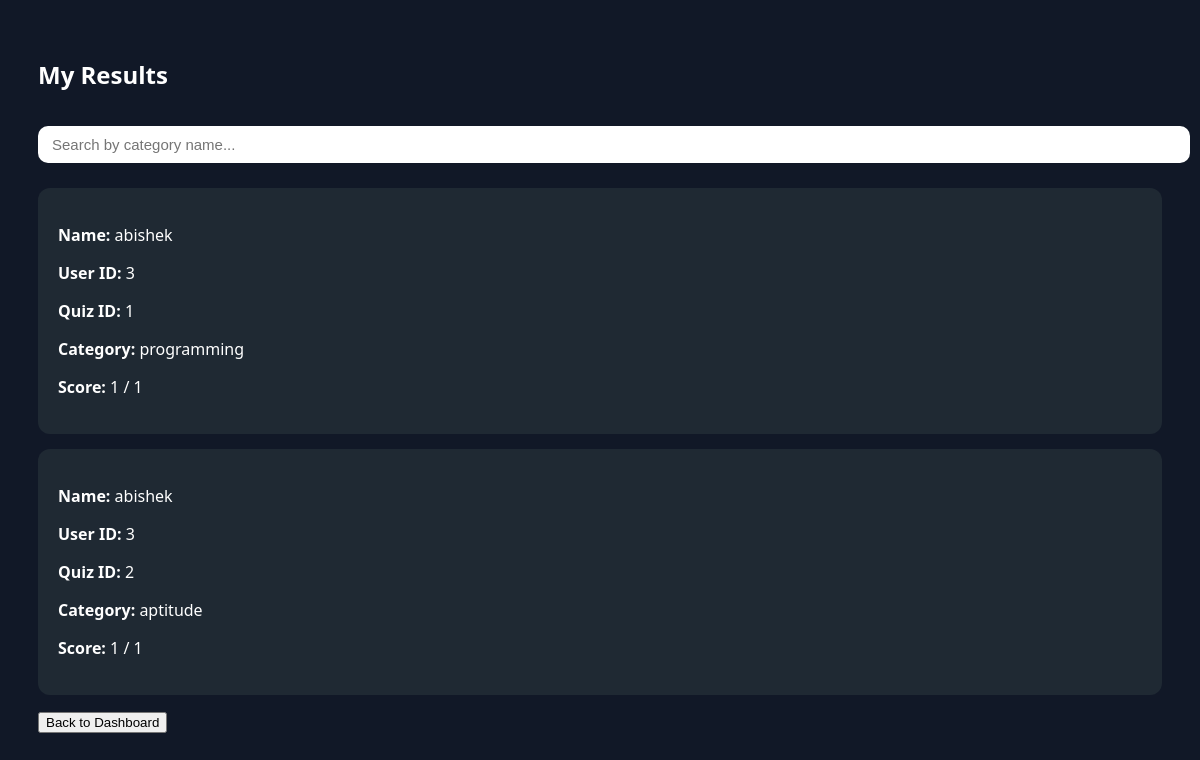
The page /my-results (signed in) on the database its author committed.
### controller/models.py (models this page shows)
class Results(db.Model):
    __tablename__ = 'results'
    result_id = db.Column(db.Integer, primary_key=True)
    student_id = db.Column(db.Integer, db.ForeignKey('student.student_id'), nullable=False)
    quiz_id = db.Column(db.Integer, db.ForeignKey('quizzes.quiz_id'), nullable=False)
    score = db.Column(db.Integer, nullable=False)
    total_questions = db.Column(db.Integer, nullable=False)

class User(db.Model):
    __tablename__ = 'user'
    user_id = db.Column(db.Integer, primary_key=True, autoincrement=True)
    username = db.Column(db.String(80), unique=True, nullable=False)
    email = db.Column(db.String(120), unique=True, nullable=False)
    password_hash = db.Column(db.String(128), nullable=False)
    profile_pic = db.Column(db.String(255), default='default.png')   # ✅ ADD THIS
    roles = db.relationship('Role', secondary = 'user_role', backref = db.backref('users', lazy = True, uselist = False))
    student_details = db.relationship('Student', backref = 'user', lazy = True, uselist = False)
    staff_details = db.relationship('Staff', backref = 'user', lazy = True, uselist = False)

class Quizzes(db.Model):
    __tablename__ = 'quizzes'
    quiz_id = db.Column(db.Integer, primary_key=True, autoincrement=True)
    category_id = db.Column(db.Integer, db.ForeignKey('category.category_id'), nullable=False)
    total_questions = db.Column(db.Integer)
    time_limit = db.Column(db.Integer)
    staff_id = db.Column(db.Integer, db.ForeignKey('staff.staff_id'), nullable=False)
    staff = db.relationship('Staff', backref='quizzes')

class Categories(db.Model):
    __tablename__ = 'category'
    category_id = db.Column(db.Integer, primary_key=True, autoincrement=True)
    category_name = db.Column(db.String(50), nullable=False, unique=True)

### main.py (the view)
@app.route('/my-results')
def my_results():
    if 'user_id' not in session or session.get('role') != 'student':
        return redirect(url_for('login'))
    user_id = session['user_id']
    student = Student.query.filter_by(user_id=user_id).first()
    results = db.session.query(
        Results, Quizzes, User, Categories
    ).join(
        Quizzes, Results.quiz_id == Quizzes.quiz_id
    ).join(
        User, User.user_id == student.user_id
    ).join(
        Categories, Categories.category_id == Quizzes.category_id
    ).filter(
        Results.student_id == student.student_id
    ).all()
    return render_template(
        'my_results.html',
        results=results
    )

### templates/my_results.html (shortened to what this page needs)
<!DOCTYPE html>
<html>
<head>
</head>
<body>
<h2>My Results</h2>
<input type="text" id="search" class="search-box"
       placeholder="Search by category name...">
{% if results %}
    {% for r, q, u, c in results %}
    <div class="card result-card" data-category="{{ c.category_name|lower }}">
        <p><b>Name:</b> {{ u.username }}</p>
        <p><b>User ID:</b> {{ u.user_id }}</p>
        <p><b>Quiz ID:</b> {{ q.quiz_id }}</p>
        <p><b>Category:</b> {{ c.category_name }}</p>
        <p><b>Score:</b> {{ r.score }} / {{ r.total_questions }}</p>
    </div>
    {% endfor %}
{% else %}
    <p>No results found.</p>
{% endif %}
<button onclick="location.href='/student-dashboard'">
    Back to Dashboard
</button>
</body>
</html>

### templates/my_results.html (style rules this page uses)
body { background:#111827; color:white; font-family:Segoe UI, Arial; padding:30px; }
.card { background:#1f2933; padding:20px; border-radius:12px; margin-bottom:15px; }
.search-box { width:100%; padding:10px 14px; border-radius:10px; border:none; outline:none; margin:15px 0 25px 0; font-size:15px; }

### rows shown on the page
Results: username "abishek", user_id "3", quiz_id "1", category_name "programming", score "1", total_questions "1"
Results: username "abishek", user_id "3", quiz_id "2", category_name "aptitude", score "1", total_questions "1"
